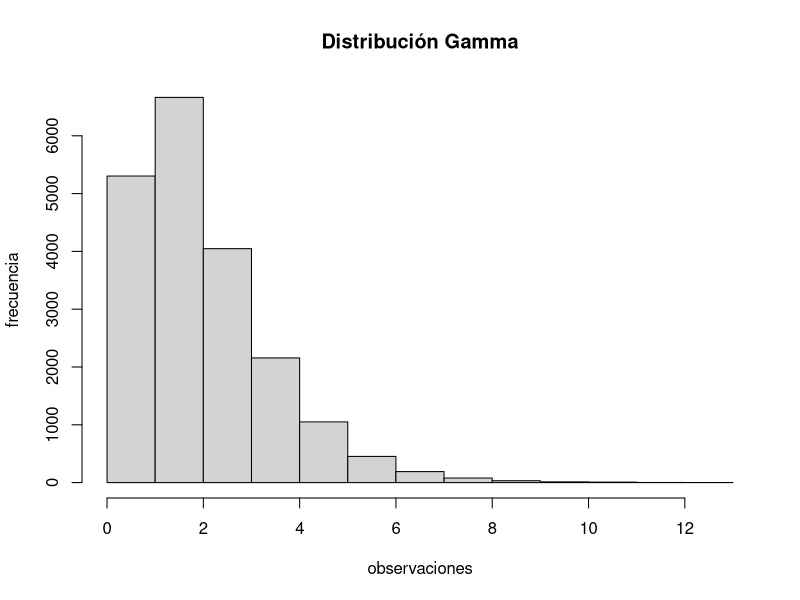

Write R code to recreate this figure.
## ---- chunk 1
knitr::opts_chunk$set(echo = TRUE)
## ---- chunk 2
n <- 1 : 12
f <- factorial(n)
stirling <- function(x) (2 * pi * n)^0.5 * (n / exp(1)) ^n
s <- stirling(n)
d <- f -s
dr <- d / f 
data.frame(n, f, s, d, dr)
## ---- chunk 3
set.seed(20220118)
N <- 20000
x <- rgamma(N,shape=2,scale=1)
out <- hist(x, xlab="observaciones", ylab="frecuencia", main="Distribución Gamma")
